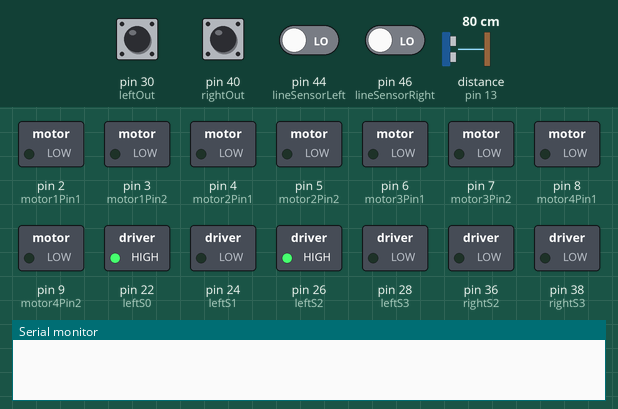
Simulated run of this sketch. Board: Arduino Mega 2560, built with avr-gcc and run on an emulated ATmega2560. On the bench: switched loads named in the sketch (green lamp = pin HIGH), the last lines printed to the serial monitor. The inputs (shaded band) are chosen by the test bench; at power-on: pin 30 (leftOut), pin 40 (rightOut), pin 44 (lineSensorLeft), pin 46 (lineSensorRight) LOW, distance to the obstacle (sensor on pin 13) 80 cm. The echo pulse lasts 58.3 µs per cm; pins used as bus, display or sensor lines are not drawn.

Above: at 3.2 s.
3.3 s: distance to the obstacle (sensor on pin 13) set to 7 cm
At 5.8 s:
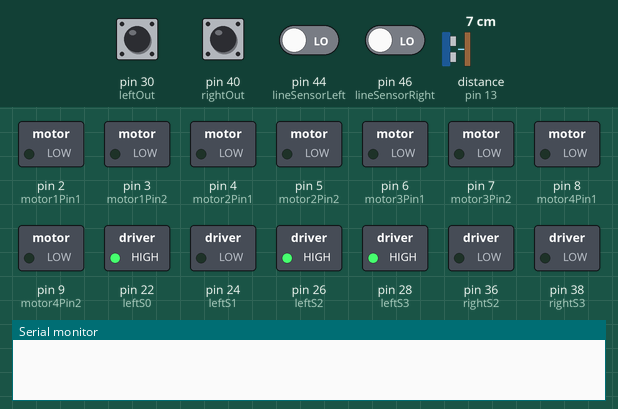
12.2 s: distance to the obstacle (sensor on pin 13) set to 4 cm
At 15.1 s:
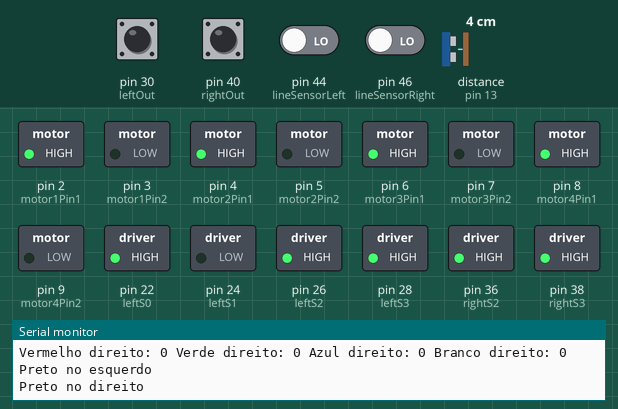
21.4 s: pin 44 (lineSensorLeft) driven HIGH
At 23.0 s:
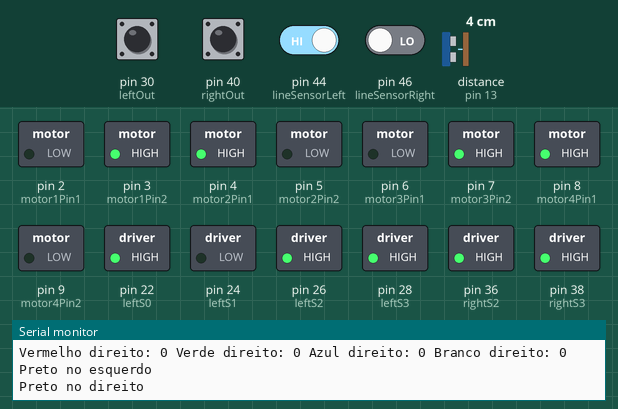
24.9 s: pin 44 (lineSensorLeft) driven LOW
Timing chart, 0 to 34.8 s (numbered marks = the images above; inputs shaded):
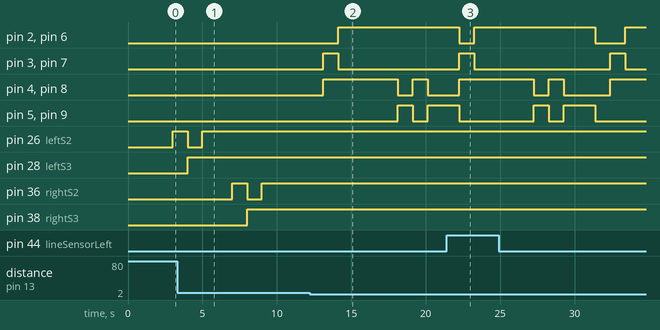

The sketch:

Versao1.1_do_roboComOpreto.ino
```cpp
#include <Wire.h>
#include <MPU6050.h>

// Definição dos pinos dos motores
const int motor1Pin1 = 2;
const int motor1Pin2 = 3;
const int motor2Pin1 = 4;
const int motor2Pin2 = 5;
const int motor3Pin1 = 6;
const int motor3Pin2 = 7;
const int motor4Pin1 = 8;
const int motor4Pin2 = 9;

// Definição dos pinos dos sensores de cor
const int leftS0 = 22;
const int leftS1 = 24;
const int leftS2 = 26;
const int leftS3 = 28;
const int leftOut = 30;

const int rightS0 = 32;
const int rightS1 = 34;
const int rightS2 = 36;
const int rightS3 = 38;
const int rightOut = 40;

// Definição dos pinos do sensor ultrassônico
const int trigPin = 12;
const int echoPin = 13;

// Definição dos pinos dos sensores de linha
const int lineSensorLeft = 44;
const int lineSensorRight = 46;

// Giroscópio
MPU6050 mpu;

// Variáveis para controle de tempo
unsigned long lastLineDetectionTime = 0;
const unsigned long lineDetectionTimeout = 5000; // 5 segundos

// Variável para controle da detecção de cor
bool deteccaoCorAtiva = true;
unsigned long tempoDesativacaoCor = 0;
const unsigned long duracaoDesativacaoCor = 1000; // 1 segundo

// Funções de controle dos motores
void avancar();
void pararMotores();
void virarEsquerda();
void virarDireita();
void virarParaTras();

// Função de detecção de cores
unsigned int valorVermelho = 0;
unsigned int valorVerde = 0;
unsigned int valorAzul = 0;
unsigned int valorBranco = 0;

unsigned int valorVermelhoR = 0;
unsigned int valorVerdeR = 0;
unsigned int valorAzulR = 0;
unsigned int valorBrancoR = 0;
void detectaCor();

void setup() {
  // Inicialização dos motores
  pinMode(motor1Pin1, OUTPUT);
  pinMode(motor1Pin2, OUTPUT);
  pinMode(motor2Pin1, OUTPUT);
  pinMode(motor2Pin2, OUTPUT);
  pinMode(motor3Pin1, OUTPUT);
  pinMode(motor3Pin2, OUTPUT);
  pinMode(motor4Pin1, OUTPUT);
  pinMode(motor4Pin2, OUTPUT);

  // Inicialização dos sensores de cor
  pinMode(leftS0, OUTPUT);
  pinMode(leftS1, OUTPUT);
  pinMode(leftS2, OUTPUT);
  pinMode(leftS3, OUTPUT);
  pinMode(leftOut, INPUT);

  pinMode(rightS0, OUTPUT);
  pinMode(rightS1, OUTPUT);
  pinMode(rightS2, OUTPUT);
  pinMode(rightS3, OUTPUT);
  pinMode(rightOut, INPUT);

  Serial.begin(9600);
  digitalWrite(leftS0, HIGH);
  digitalWrite(leftS1, LOW);
  digitalWrite(rightS0, HIGH);
  digitalWrite(rightS1, LOW);

  delay(2000);

  // Inicialização dos sensores de linha
  pinMode(lineSensorLeft, INPUT);
  pinMode(lineSensorRight, INPUT);

  // Inicialização do sensor ultrassônico
  pinMode(trigPin, OUTPUT);
  pinMode(echoPin, INPUT);

  // Inicialização do giroscópio
  Wire.begin();
  mpu.initialize();
  if (!mpu.testConnection()) {
    Serial.println("Conexão com MPU6050 falhou");
    while (1);
  }

  // Inicialização da comunicação serial
  Serial.begin(9600);
}

void loop() {
  // Verifica se a detecção de cor está ativa
  if (deteccaoCorAtiva) {
    // Ler as informações dos sensores de cor
    detectaCor();
  }

  // Ler as informações dos sensores de linha
  bool leftLine = digitalRead(lineSensorLeft);
  bool rightLine = digitalRead(lineSensorRight);

  // Atualizar o tempo da última detecção de linha
  if (leftLine || rightLine) {
    lastLineDetectionTime = millis();
  }

  // Verificar material reflexivo
  if (millis() - lastLineDetectionTime > lineDetectionTimeout) {
    FIM();
  }

  // Verificar obstáculos
  if (verificarDistancia() <= 5) {
    Desvio();
  }

  // Mostra valores no serial monitor esquerdo
  Serial.print("Vermelho esquerdo: ");
  Serial.print(valorVermelho);

  Serial.print(" Verde esquerdo: ");
  Serial.print(valorVerde);

  Serial.print(" Azul esquerdo: ");
  Serial.print(valorAzul);

  Serial.print(" Branco esquerdo: ");
  Serial.print(valorBranco);
  Serial.println();

  // Mostra valores no serial monitor direito
  Serial.print("Vermelho direito: ");
  Serial.print(valorVermelhoR);

  Serial.print(" Verde direito: ");
  Serial.print(valorVerdeR);

  Serial.print(" Azul direito: ");
  Serial.print(valorAzulR);

  Serial.print(" Branco direito: ");
  Serial.print(valorBrancoR);
  Serial.println();

  // Verifica se a cor preta foi detectada
  if ((valorVermelho < 50) &&
      (valorVerde < 50) &&
      (valorAzul < 50) &&
      (valorBranco < 50)) {
    // Desativa a detecção de cor por 1 segundo
    deteccaoCorAtiva = false;
    tempoDesativacaoCor = millis();
  }

  // Verifica se o tempo de desativação da detecção de cor foi atingido
  if (!deteccaoCorAtiva && (millis() - tempoDesativacaoCor >= duracaoDesativacaoCor)) {
    // Reativa a detecção de cor
    deteccaoCorAtiva = true;
  }

  // Verifica se a cor vermelha foi detectada no sensor esquerdo
  if ((valorVermelho < valorAzul) &&
      (valorVermelho < valorVerde) &&
      (valorBranco < 100) &&
      (valorVermelhoR < valorAzulR) &&
      (valorVermelhoR < valorVerdeR) &&
      (valorBrancoR < 100)) {
    Serial.println("Vermelho nos dois");
    FIM();
  } else if ((valorAzul < valorVermelho) &&  // Verifica se a cor azul foi detectada
             (valorAzul < valorVerde) &&
             (valorBranco < 100)) {
    Serial.println("Azul no esquerdo");
  } else if ((valorVerde < valorVermelho) &&  // Verifica se a cor verde foi detectada
             (valorVerde < valorAzul) &&
             (valorBranco < 100)) {
    Serial.println("Verde no esquerdo");
    virarEsquerda();
  } else if ((valorVermelho < 50) && (valorVerde < 50) && (valorAzul < 50) && (valorBranco < 50)) { // Verifica se a cor preta foi detectada
    Serial.println("Preto no esquerdo");
  }
  Serial.println();

  // Verifica se a cor vermelha foi detectada no sensor direito
  if ((valorVermelhoR < valorAzulR) &&
      (valorVermelhoR < valorVerdeR) &&
      (valorBrancoR < 100)) {
    Serial.println("Vermelho no direito");
  } else if ((valorAzulR < valorVermelhoR) &&  // Verifica se a cor azul foi detectada
             (valorAzulR < valorVerdeR) &&
             (valorBrancoR < 100)) {
    Serial.println("Azul no direito");
  } else if ((valorVerdeR < valorVermelhoR) &&  // Verifica se a cor verde foi detectada
             (valorVerdeR < valorAzulR) &&
             (valorBrancoR < 100)) {
    Serial.println("Verde no direito");
    virarDireita();
  } else if ((valorVermelhoR < 50) && (valorVerdeR < 50) && (valorAzulR < 50) && (valorBrancoR < 50)) { // Verifica se a cor preta foi detectada
    Serial.println("Preto no direito");
  } else if ((valorVerdeR < valorVermelhoR) &&  // Verifica se a cor verde foi detectada nos dois
             (valorVerdeR < valorAzulR) &&
             (valorBrancoR < 100) &&
             (valorVerde < valorVermelho) &&
             (valorVerde < valorAzul) &&
             (valorBranco < 100)) {
    Serial.println("Verde nos dois");
    virarParaTras();
  }
  Serial.println();
  delay(1000);
}

void seguirLinha(bool leftLine, bool rightLine) {
  if (leftLine && rightLine) {
    avancar();
  } else if (!leftLine && rightLine) {
    virarEsquerda();
  } else if (leftLine && !rightLine) {
    virarDireita();
  } else {
    pararMotores();
  }
}

void detectaCor() {
  // Vermelho esquerdo
  digitalWrite(leftS2, LOW);
  digitalWrite(leftS3, LOW);
  valorVermelho = pulseIn(leftOut, digitalRead(leftOut) == HIGH ? LOW : HIGH);

  // Sem filtro esquerdo
  digitalWrite(leftS2, HIGH);
  valorBranco = pulseIn(leftOut, digitalRead(leftOut) == HIGH ? LOW : HIGH);

  // Azul esquerdo
  digitalWrite(leftS2, LOW);
  digitalWrite(leftS3, HIGH);
  valorAzul = pulseIn(leftOut, digitalRead(leftOut) == HIGH ? LOW : HIGH);

  // Verde esquerdo
  digitalWrite(leftS2, HIGH);
  valorVerde = pulseIn(leftOut, digitalRead(leftOut) == HIGH ? LOW : HIGH);


  // Vermelho direito
  digitalWrite(rightS2, LOW);
  digitalWrite(rightS3, LOW);
  valorVermelhoR = pulseIn(rightOut, digitalRead(rightOut) == HIGH ? LOW : HIGH);

  // Sem filtro direito
  digitalWrite(rightS2, HIGH);
  valorBrancoR = pulseIn(rightOut, digitalRead(rightOut) == HIGH ? LOW : HIGH);

  // Azul direito
  digitalWrite(rightS2, LOW);
  digitalWrite(rightS3, HIGH);
  valorAzulR = pulseIn(rightOut, digitalRead(rightOut) == HIGH ? LOW : HIGH);

  // Verde direito
  digitalWrite(rightS2, HIGH);
  valorVerdeR = pulseIn(rightOut, digitalRead(rightOut) == HIGH ? LOW : HIGH);
}

float verificarDistancia() {
  digitalWrite(trigPin, LOW);
  delayMicroseconds(2);
  digitalWrite(trigPin, HIGH);
  delayMicroseconds(10);
  digitalWrite(trigPin, LOW);

  long duration = pulseIn(echoPin, HIGH);
  float distance = duration * 0.034 / 2;

  return distance;
}

void FIM() {
  pararMotores();
  delay(1000);
}

void Desvio() {
  virarEsquerda();
  delay(1000);
  avancar();
  delay(4000);
  virarDireita();
  delay(1000);
  avancar();
  delay(1000);
  virarDireita();
  delay(1000);
}

void avancar() {
  digitalWrite(motor1Pin1, HIGH);
  digitalWrite(motor1Pin2, LOW);
  digitalWrite(motor2Pin1, HIGH);
  digitalWrite(motor2Pin2, LOW);
  digitalWrite(motor3Pin1, HIGH);
  digitalWrite(motor3Pin2, LOW);
  digitalWrite(motor4Pin1, HIGH);
  digitalWrite(motor4Pin2, LOW);
}

void pararMotores() {
  digitalWrite(motor1Pin1, LOW);
  digitalWrite(motor1Pin2, LOW);
  digitalWrite(motor2Pin1, LOW);
  digitalWrite(motor2Pin2, LOW);
  digitalWrite(motor3Pin1, LOW);
  digitalWrite(motor3Pin2, LOW);
  digitalWrite(motor4Pin1, LOW);
  digitalWrite(motor4Pin2, LOW);
}

void virarEsquerda() {
  digitalWrite(motor1Pin1, LOW);
  digitalWrite(motor1Pin2, HIGH);
  digitalWrite(motor2Pin1, HIGH);
  digitalWrite(motor2Pin2, LOW);
  digitalWrite(motor3Pin1, LOW);
  digitalWrite(motor3Pin2, HIGH);
  digitalWrite(motor4Pin1, HIGH);
  digitalWrite(motor4Pin2, LOW);
}

void virarDireita() {
  digitalWrite(motor1Pin1, HIGH);
  digitalWrite(motor1Pin2, LOW);
  digitalWrite(motor2Pin1, LOW);
  digitalWrite(motor2Pin2, HIGH);
  digitalWrite(motor3Pin1, HIGH);
  digitalWrite(motor3Pin2, LOW);
  digitalWrite(motor4Pin1, LOW);
  digitalWrite(motor4Pin2, HIGH);
}

void virarParaTras() {
  virarEsquerda();
  delay(1000);
  virarEsquerda();
  delay(1000);
}
```

Measured:
- the behaviour switches between 6 and 5 cm on distance to the obstacle (sensor on pin 13) (found by bisection; images 1 and 2)
- after the input at 12.2 s, pin 2 (motor1Pin1): LOW → HIGH after 1.9 s; pin 3 (motor1Pin2): LOW → HIGH after 0.93 s, → LOW 1.0 s later
- after the input at 21.4 s, pin 4 (motor2Pin1), pin 8 (motor4Pin1): LOW → HIGH after 0.86 s instead of 1.9 s
